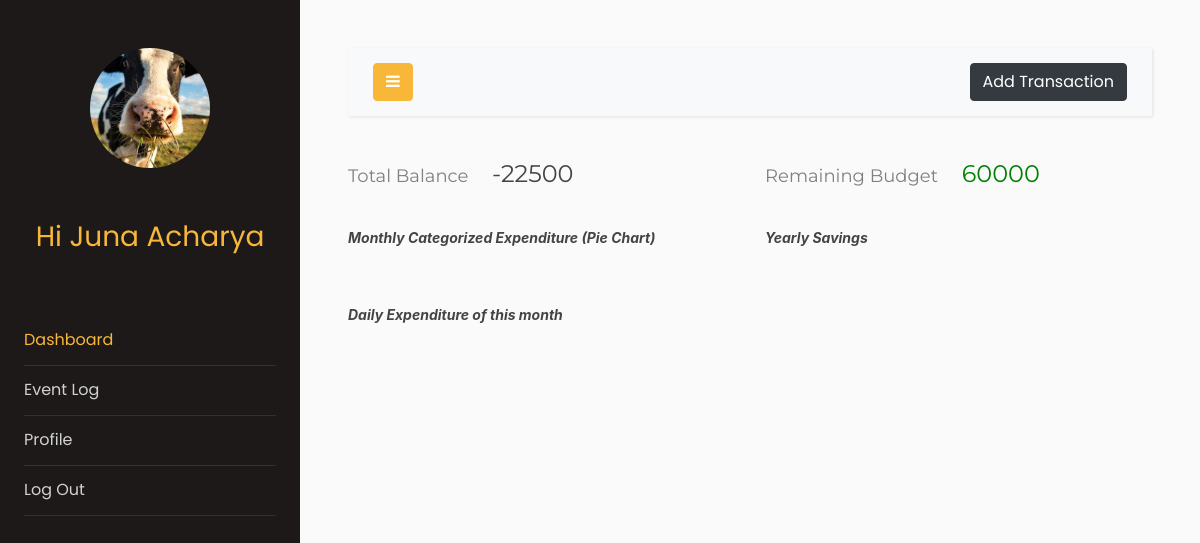
The page /dashboard (signed in) on the database its author committed.
### models.py (models this page shows, shortened)
class Users(db.Model, UserMixin):
    __tablename__ = "users"
    id = db.Column(db.Integer, primary_key=True)
    email = db.Column(db.String(64), unique=True, index=True)
    name = db.Column(db.String(64))
    pasword_hash = db.Column(db.String(128))
    income = db.Column(db.Integer)
    budget = db.Column(db.Integer, default=0)
    profile_image = db.Column(
        db.String(128), nullable=False, default="default_profile.jpeg"
    )
    trans = db.relationship("Transactions", backref="User", lazy="dynamic")

### app.py (the view, shortened to what this page needs)
@app.route("/dashboard", methods=["GET", "POST"])
@login_required
def dashboard():
    transForm = transactionForm()
    bar = chart()
    line = baseGraph()
    line2 = baseGraph2()
    line3 = savingGraph()
    line4 = savingGraph2()
    TotalBal = totalBal()
    LeftBal = leftBal()
    return render_template(
        "dashboard.html",
        transForm=transForm,
        plot=bar,
        plot2=line,
        plot3=line2,
        plot4=line3,
        plot5=line4,
        totalBal=TotalBal,
        leftBal=LeftBal,
    )

### basicGraph.py (called while the page is built)
def expenditure(mydate):
    amount = 0
    uid = current_user.id
    for obj in Transactions.query.filter_by(userId = uid).all():
        if obj.date.year == today.year and obj.date.month == today.month and obj.date.day <= mydate:
            if obj.cashFlow == 2:
                amount += obj.amount
    return amount

def basic_graph():
    x = np.arange(31)
    y = [0]*31
    uid = current_user.id
    for obj in Transactions.query.filter_by(userId = uid).all():
        if obj.date.year == today.year and obj.date.month == today.month and obj.cashFlow == 2:
            y[obj.date.day] += obj.amount
    return x,y

def basic_graph2():
    x = np.arange(31)
    y = [0]*31
    for xi in x:
        y[xi] = expenditure(xi)
    return x,y

### graphs.py (called while the page is built)
def savingGraph():
    x, y = savings()
    df = pd.DataFrame({"x": x, "y": y})  # creating a sample dataframe
    data = [
        go.Scatter(x=df["x"], y=df["y"], mode="lines", name="Monthly")
    ]  # assign x as the dataframe column 'x'
    graphJSON = json.dumps(data, cls=plotly.utils.PlotlyJSONEncoder)
    return graphJSON

def savingGraph2():
    x, y = savings2()
    df = pd.DataFrame({"x": x, "y": y})  # creating a sample dataframe
    data = [
        go.Scatter(x=df["x"], y=df["y"], mode="lines", name="Aggregate")
    ]  # assign x as the dataframe column 'x'
    graphJSON = json.dumps(data, cls=plotly.utils.PlotlyJSONEncoder)
    return graphJSON

def baseGraph():
    x, y = basic_graph()
    df = pd.DataFrame({"x": x, "y": y})  # creating a sample dataframe
    data = [
        go.Scatter(x=df["x"], y=df["y"], mode="lines", name="Daily")
    ]  # assign x as the dataframe column 'x'
    graphJSON = json.dumps(data, cls=plotly.utils.PlotlyJSONEncoder)
    return graphJSON

def baseGraph2():
    x, y = basic_graph2()
    df = pd.DataFrame({"x": x, "y": y})  # creating a sample dataframe
    data = [
        go.Scatter(x=df["x"], y=df["y"], mode="lines", name="Aggregate")
    ]  # assign x as the dataframe column 'x'
    graphJSON = json.dumps(data, cls=plotly.utils.PlotlyJSONEncoder)
    return graphJSON

def chart():
    x, y = xyfunc()
    df = pd.DataFrame({"x": x, "y": y})  # creating a sample dataframe
    data = [
        go.Pie(
            labels=df["x"],
            values=df["y"],
            hole=0.4,
            title="This Months expenses",
        )
    ]  # assign x as the dataframe column 'x'
    graphJSON = json.dumps(data, cls=plotly.utils.PlotlyJSONEncoder)
    return graphJSON

### templates/dashboard.html (shortened to what this page needs)
<!doctype html>
<html lang="en">
  <head>
		<link rel="stylesheet" href="https://stackpath.bootstrapcdn.com/font-awesome/4.7.0/css/font-awesome.min.css">
    <link rel="stylesheet" href="{{ url_for('static', filename='css1/style.css') }}">
  </head>
  <body style="overflow-x: hidden;">
		<div class="wrapper d-flex align-items-stretch">
			<nav id="sidebar">
				<div class="p-4 pt-5">
		  		<a href="#" class="img logo rounded-circle mb-5" style="background-image: url({{url_for('static',filename='profile_pics/'+current_user.profile_image)}});"></a>
          <h3 style="color: #f8b739; font-family: Poppins, Arial, sans-serif; text-align: center;">Hi {{current_user.name}}</h3>
          <br>
          <br>
          <ul class="list-unstyled components mb-5">
	          <li class="active">
	            <a href="{{url_for('dashboard')}}" >Dashboard</a>
	          </li>
            <li>
              <a href="{{url_for('passbook')}}">Event Log</a>
            </li>
            <li>
              <a href="{{url_for('profile')}}">Profile</a>
            </li>
            <li>
              <a href="{{url_for('logout')}}">Log Out</a>
            </li>
	        </ul>
	      </div>
    	</nav>
      <div id="content" class="p-4 p-md-5">
        <nav class="navbar navbar-expand-lg navbar-light bg-light">
          <div class="container-fluid">
            <button type="button" id="sidebarCollapse" class="btn btn-primary">
              <i class="fa fa-bars"></i>
            </button>
            <button class="btn btn-dark ml-auto d-inline-block" data-toggle="modal" data-target="#transaction">Add Transaction</button>
          </div>
        </nav>
        <div class="row">
          <div class="col-md-6">
            <h4 style="font-family: Montserrat; color: #444;"><span style="color: grey; font-size: large;">Total Balance &nbsp &nbsp </span>{{totalBal}}</h4>
          </div>
          <div class="col-md-6">
            {%if leftBal>=0%}
            <h4 style="font-family: Montserrat; color: #444;"><span style="color: grey; font-size: large;">Remaining Budget &nbsp &nbsp </span><span style="color: green;">{{leftBal}}</span></h4>
            {%else%}
            <h4 style="font-family: Montserrat; color: #444;"><span style="color: grey; font-size: large;">Overspent &nbsp &nbsp </span><span style="color: red;">{{(-leftBal)}}</span></h4>
            {%endif%}
          </div>
        </div>
        <br>
          <div class="row">
            <div class="col-md-6">
              <em style="font-family:-apple-system, BlinkMacSystemFont, 'Segoe UI', Roboto, Oxygen, Ubuntu, Cantarell, 'Open Sans', 'Helvetica Neue', sans-serif; color: #444; font-weight: bold;">
                Monthly Categorized Expenditure (Pie Chart)</em>
            </div>
            <div class="col-md-6">
              <em
                style="font-family:-apple-system, BlinkMacSystemFont, 'Segoe UI', Roboto, Oxygen, Ubuntu, Cantarell, 'Open Sans', 'Helvetica Neue', sans-serif; color: #444; font-weight: bold;">
                Yearly Savings</em>
            </div>
            </div>
            <div class="row">
              <div class="col-md-12">
                <em
                    style="font-family:-apple-system, BlinkMacSystemFont, 'Segoe UI', Roboto, Oxygen, Ubuntu, Cantarell, 'Open Sans', 'Helvetica Neue', sans-serif; color: #444; font-weight: bold;">
                Daily Expenditure of this month</em>
              </div>
            </div>
        </div>
		</div>
  </body>
</html>

### rows shown on the page
Users: profile_image (picture), name "Juna Acharya"

### other values the page prints
{{ totalBal }} "-22500"
{{ leftBal }} "60000"
